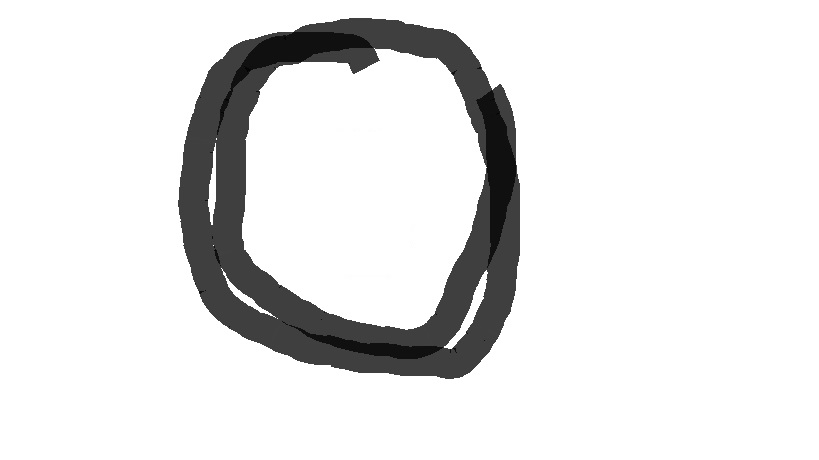
%> input picture machine-learning-ex3/ex3/three.JPG, 819 x 460 px
$ octave imageTo20X20Gray.m   (GNU Octave 9; MATLAB toolbox functions it lacks are replaced by stand-ins)
%> lines starting %> are read from the running program, lines starting %| are printed output that depends on the picture
### machine-learning-ex3/ex3/sigmoid.m
function g = sigmoid(z)
%SIGMOID Compute sigmoid functoon
%   J = SIGMOID(z) computes the sigmoid of z.

g = 1.0 ./ (1.0 + exp(-z));
end

### machine-learning-ex3/ex3/imageTo20X20Gray.m
%function VectorImg = imageTo20X20Gray(file,cropPercent,rotStep)
%img3dmatrix = imread(file);
img3dmatrix= imread('three.jpg');
%> img3dmatrix is the input picture: size 460x819x3 uint8; min 0, max 255, mean 229.3
cropPercent = 0;
rotStep = 0;
imgYIQ = rgb2ntsc(img3dmatrix);
%> imgYIQ: size 460x819x3 double; mean of channels 1, 2, 3 0.899, -4.92e-17, -4.82e-17
img2D = imgYIQ(:,:,1);
oldsize = size(img2D);
%> oldsize = [460 819]

cropDelta = floor((oldsize-min(oldsize)).*(cropPercent/100));
%> cropDelta = [0 0]
finalsize = oldsize - cropDelta;
%> finalsize = [460 819]
cropOrigin = floor(cropDelta /2)+1;
%> cropOrigin = [1 1]
copysize = cropOrigin + finalsize - 1;
%> copysize = [460 819]
croppedImage = img2D(cropOrigin(1):copysize(1), cropOrigin(2):copysize(2));

scale = [20 20] ./ finalsize;
%> scale = [0.0435 0.0244]
newSize = max(floor(scale .* finalsize),1);
%> newSize = [20 20]
rowIndex = min(round(((1:newSize(1))-0.5)./scale(1)+0.5), finalsize(1));
%> rowIndex = 20 values from 12 to 449
colIndex = min(round(((1:newSize(2))-0.5)./scale(2)+0.5), finalsize(2));
newImage = croppedImage(rowIndex,colIndex,:);
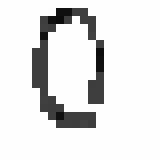
%> newImage: size 20x20 double (shown 8 times larger); min 0.0471, max 1, mean 0.894
% Rotate if needed: -1 is CCW, 0 is no rotate, 1 is CW
newAlignedImage = rot90(newImage, rotStep);
% Invert black and white
invertedImage = - newAlignedImage;
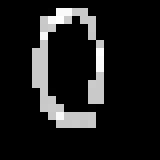
%> invertedImage: size 20x20 double (shown 8 times larger); min -1, max -0.0471, mean -0.894; drawn with min black and max white
% Find min and max grays values in the image
maxValue = max(invertedImage(:));
%> maxValue = -0.0471
minValue = min(invertedImage(:));
%> minValue = -1
% Compute the value range of actual grays
delta = maxValue - minValue;
%> delta = 0.953
% Normalize grays between 0 and 1
normImage = (invertedImage - minValue) / delta;
% Add contrast. Multiplication factor is contrast control.
contrastedImage = sigmoid((normImage -0.5) * 5);
% Show image as seen by the classifier
imshow(contrastedImage, [-1, 1] );
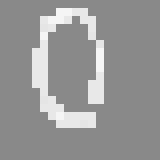
%> displayed picture: size 20x20, on the screen's scale of 0 to 255 (shown 8 times larger); min 137, max 245, mean 150
% Output the matrix as a unrolled vector
VectorImg = reshape(normImage, 1, newSize(1) * newSize(2));
%> VectorImg = 400 values, max 1 at index 143, min 0 at index 1, mean 0.111

%> (the run ends here)
